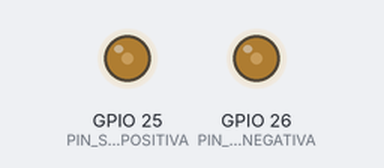
Bench run of a sketch on a simulated ESP32. Shown: output pins drawn as LEDs (lit = HIGH).

Above: at 0.2 s.
Timing chart, 0 to 1.7 s (numbered marks = the images above):
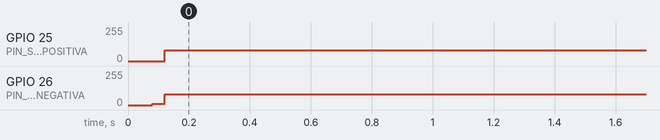

The sketch:

spwm.ino
```cpp
#include <Arduino.h>

// Conectar estas salidas a INA e INB del UCC21520.
constexpr uint8_t PIN_SPWM_POSITIVA = 25;
constexpr uint8_t PIN_SPWM_NEGATIVA = 26;

constexpr uint32_t PWM_FREQUENCY_HZ = 10000;
constexpr uint8_t PWM_RESOLUTION_BITS = 11;
constexpr uint16_t PWM_PERIOD = 1600;
constexpr uint16_t LEDC_MAX_DUTY =
    (1U << PWM_RESOLUTION_BITS) - 1U;
constexpr uint16_t TABLE_SIZE = 200;

// lookUp1: semiciclo positivo primero y ceros despues.
const uint16_t lookUp1[TABLE_SIZE] = {
    50, 100, 151, 201, 250, 300, 349, 398, 446, 494,
    542, 589, 635, 681, 726, 771, 814, 857, 899, 940,
    981, 1020, 1058, 1095, 1131, 1166, 1200, 1233, 1264, 1294,
    1323, 1351, 1377, 1402, 1426, 1448, 1468, 1488, 1505, 1522,
    1536, 1550, 1561, 1572, 1580, 1587, 1593, 1597, 1599, 1600,
    1599, 1597, 1593, 1587, 1580, 1572, 1561, 1550, 1536, 1522,
    1505, 1488, 1468, 1448, 1426, 1402, 1377, 1351, 1323, 1294,
    1264, 1233, 1200, 1166, 1131, 1095, 1058, 1020, 981, 940,
    899, 857, 814, 771, 726, 681, 635, 589, 542, 494,
    446, 398, 349, 300, 250, 201, 151, 100, 50, 0,
    0, 0, 0, 0, 0, 0, 0, 0, 0, 0,
    0, 0, 0, 0, 0, 0, 0, 0, 0, 0,
    0, 0, 0, 0, 0, 0, 0, 0, 0, 0,
    0, 0, 0, 0, 0, 0, 0, 0, 0, 0,
    0, 0, 0, 0, 0, 0, 0, 0, 0, 0,
    0, 0, 0, 0, 0, 0, 0, 0, 0, 0,
    0, 0, 0, 0, 0, 0, 0, 0, 0, 0,
    0, 0, 0, 0, 0, 0, 0, 0, 0, 0,
    0, 0, 0, 0, 0, 0, 0, 0, 0, 0,
    0, 0, 0, 0, 0, 0, 0, 0, 0, 0
};

// lookUp2: ceros primero y semiciclo negativo despues.
const uint16_t lookUp2[TABLE_SIZE] = {
    0, 0, 0, 0, 0, 0, 0, 0, 0, 0,
    0, 0, 0, 0, 0, 0, 0, 0, 0, 0,
    0, 0, 0, 0, 0, 0, 0, 0, 0, 0,
    0, 0, 0, 0, 0, 0, 0, 0, 0, 0,
    0, 0, 0, 0, 0, 0, 0, 0, 0, 0,
    0, 0, 0, 0, 0, 0, 0, 0, 0, 0,
    0, 0, 0, 0, 0, 0, 0, 0, 0, 0,
    0, 0, 0, 0, 0, 0, 0, 0, 0, 0,
    0, 0, 0, 0, 0, 0, 0, 0, 0, 0,
    0, 0, 0, 0, 0, 0, 0, 0, 0, 0,
    50, 100, 151, 201, 250, 300, 349, 398, 446, 494,
    542, 589, 635, 681, 726, 771, 814, 857, 899, 940,
    981, 1020, 1058, 1095, 1131, 1166, 1200, 1233, 1264, 1294,
    1323, 1351, 1377, 1402, 1426, 1448, 1468, 1488, 1505, 1522,
    1536, 1550, 1561, 1572, 1580, 1587, 1593, 1597, 1599, 1600,
    1599, 1597, 1593, 1587, 1580, 1572, 1561, 1550, 1536, 1522,
    1505, 1488, 1468, 1448, 1426, 1402, 1377, 1351, 1323, 1294,
    1264, 1233, 1200, 1166, 1131, 1095, 1058, 1020, 981, 940,
    899, 857, 814, 771, 726, 681, 635, 589, 542, 494,
    446, 398, 349, 300, 250, 201, 151, 100, 50, 0
};

hw_timer_t *spwmTimer = nullptr;
volatile uint16_t phase = 0;

uint16_t IRAM_ATTR dutyFromTable(uint16_t tableValue)
{
    return (uint32_t)tableValue * LEDC_MAX_DUTY / PWM_PERIOD;
}

void IRAM_ATTR onSpwmTimer()
{
    ledcWrite(
        PIN_SPWM_POSITIVA,
        dutyFromTable(lookUp1[phase])
    );
    ledcWrite(
        PIN_SPWM_NEGATIVA,
        dutyFromTable(lookUp2[phase])
    );

    phase++;
    if (phase >= TABLE_SIZE)
        phase = 0;
}

void setup()
{
    ledcAttach(
        PIN_SPWM_POSITIVA,
        PWM_FREQUENCY_HZ,
        PWM_RESOLUTION_BITS
    );
    ledcAttach(
        PIN_SPWM_NEGATIVA,
        PWM_FREQUENCY_HZ,
        PWM_RESOLUTION_BITS
    );

    ledcWrite(PIN_SPWM_POSITIVA, 0);
    ledcWrite(PIN_SPWM_NEGATIVA, 0);

    // 10 kHz de actualizacion / 200 pasos = 50 Hz fundamental.
    spwmTimer = timerBegin(1000000);
    timerAttachInterrupt(spwmTimer, &onSpwmTimer);
    timerAlarm(
        spwmTimer,
        1000000UL / PWM_FREQUENCY_HZ,
        true,
        0
    );
}

void loop()
{
}
```

Measured:
- by itself, GPIO 25 (PIN_SPWM_POSITIVA): 0/255 → 81/255 at 0.12 s
- by itself, GPIO 26 (PIN_SPWM_NEGATIVA): 0/255 → 80/255 at 0.08 s
